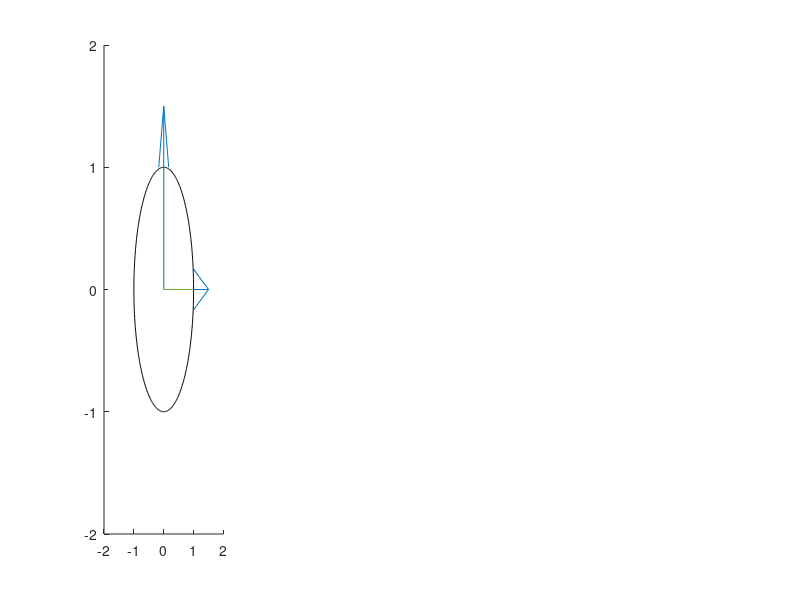

The MATLAB script that drew this image: (Note: this script raises an error after producing the figure.)
%%
x=[cos(0:0.02:pi*2);sin(0:0.02:pi*2)];
x1=[1;0];
x2=[0;1];


A=[ 0.3500,   -0.5100;
   -0.9100,   -0.0600;
   -0.3100,    0.8800];


[u, s, v]=svd(A);

xv=v'*x;
xv1=v'*x1;
xv2=v'*x2;
xs=s*xv;
xs1=s*xv1;
xs2=s*xv2;
y=A*x;
y1=A*x1;
y2=A*x2;

figure('Position',[0 0 1800 400]);
%%
subplot(1,4,1);
hold on;
line([0 0],[1.6 -1.6],'Color','w');
line([1.6 -1.6],[0 0],'Color','w');
orig=zeros(2);
ends=eye(2)*1.5;
quiver(orig(:,1),orig(:,2),ends(:,1),ends(:,2),0);
plot(x(1,:),x(2,:),'k');

h1=line([0,x1(1)],[0,x1(2)]);
h2=line([0,x2(1)],[0,x2(2)]);
h1.Color='r';
h2.Color='b';

box on;
xlabel('x_1');
ylabel('x_2');
title('x');
axis equal;
xlim([-2 2]);

%%

subplot(1,4,2);
hold on;
line([0 0],[1.6 -1.6],'Color','w');
line([1.6 -1.6],[0 0],'Color','w');
orig=zeros(2);
ends=eye(2)*1.5;
quiver(orig(:,1),orig(:,2),ends(:,1),ends(:,2),0);
plot(xv(1,:),xv(2,:),'k');
h1=line([0,xv1(1)],[0,xv1(2)]);
h2=line([0,xv2(1)],[0,xv2(2)]);
h1.Color='r';
h2.Color='b';

box on;
xlabel('x_1');
ylabel('x_2');
title('V^T \cdot x');
axis equal;
xlim([-2 2]);

%%

subplot(1,4,3);
hold on;
plot3(xs(1,:),xs(2,:),xs(3,:),'k');
plot3(y(1,:),y(2,:),y(3,:),'w');
h1=line([0,xs1(1)],[0,xs1(2)],[0,xs1(3)]);
h2=line([0,xs2(1)],[0,xs2(2)],[0,xs2(3)]);
h1.Color='r';
h2.Color='b';
orig=zeros(3);
ends=eye(3)*1.5;
quiver3(orig(:,1),orig(:,2),orig(:,3),ends(:,1),ends(:,2),ends(:,3),0);
view([48 16]);
xlabel('x_1');
ylabel('x_2');
zlabel('x_3');
title('S \cdot V^T \cdot x');
box on;
axis equal

%%

subplot(1,4,4);
hold on;
plot3(y(1,:),y(2,:),y(3,:),'k');
plot3(xs(1,:),xs(2,:),xs(3,:),'w');
h1=line([0,y1(1)],[0,y1(2)],[0,y1(3)]);
h2=line([0,y2(1)],[0,y2(2)],[0,y2(3)]);
h1.Color='r';
h2.Color='b';
orig=zeros(3);
ends=eye(3)*1.5;
quiver3(orig(:,1),orig(:,2),orig(:,3),ends(:,1),ends(:,2),ends(:,3),0);
view([48 16]);
xlabel('x_1');
ylabel('x_2');
zlabel('x_3');
title('A_e \cdot x = U \cdot S \cdot V^T \cdot x');
box on;
axis equal